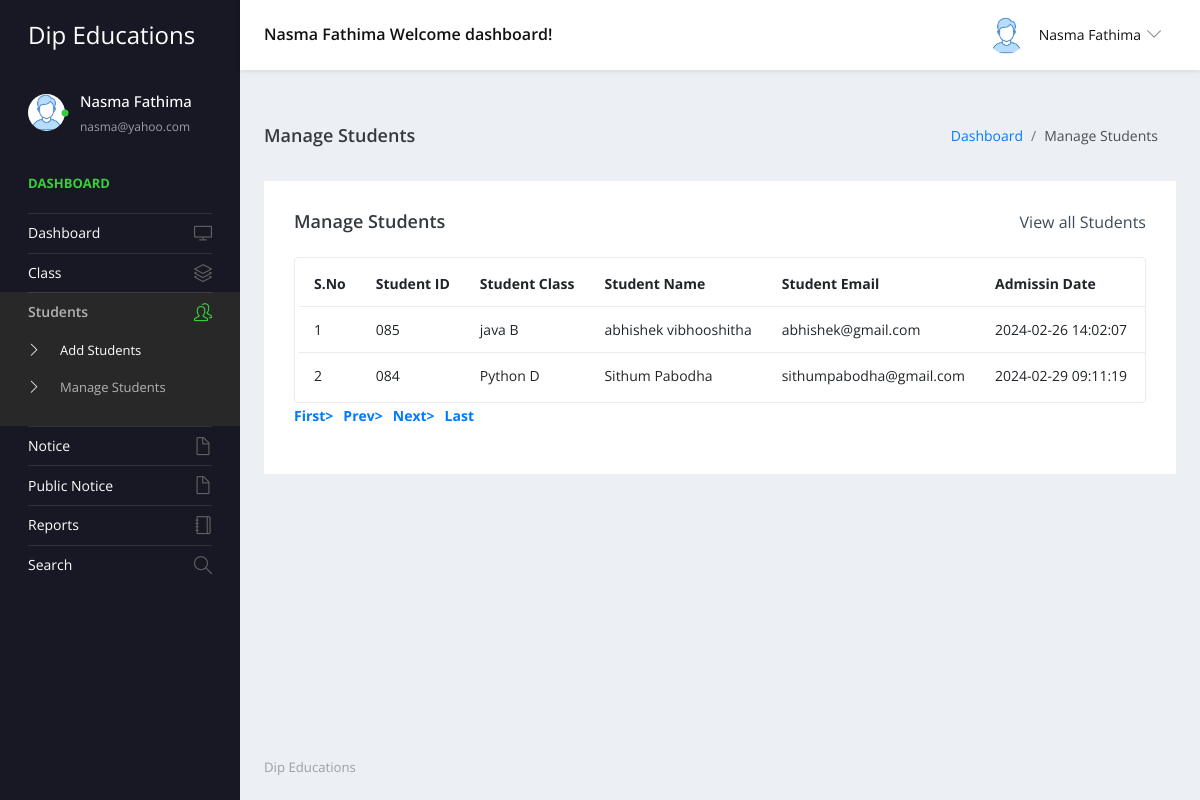
/admin/manage-students.php (signed in), run on the app's committed database.
### tables this page shows
CREATE TABLE `tblstudent` (
  `ID` int(10) NOT NULL,
  `StudentName` varchar(200) DEFAULT NULL,
  `StudentEmail` varchar(200) DEFAULT NULL,
  `StudentClass` varchar(100) DEFAULT NULL,
  `Gender` varchar(50) DEFAULT NULL,
  `DOB` date DEFAULT NULL,
  `StuID` varchar(200) DEFAULT NULL,
  `FatherName` mediumtext DEFAULT NULL,
  `MotherName` mediumtext DEFAULT NULL,
  `ContactNumber` bigint(10) DEFAULT NULL,
  `AltenateNumber` bigint(10) DEFAULT NULL,
  `Address` mediumtext DEFAULT NULL,
  `UserName` varchar(200) DEFAULT NULL,
  `Password` varchar(200) DEFAULT NULL,
  `Image` varchar(200) DEFAULT NULL,
  `DateofAdmission` timestamp NULL DEFAULT current_timestamp()
);

CREATE TABLE `tblclass` (
  `ID` int(5) NOT NULL,
  `ClassName` varchar(50) DEFAULT NULL,
  `Section` varchar(20) DEFAULT NULL,
  `CreationDate` timestamp NULL DEFAULT current_timestamp()
);

### admin/manage-students.php (the view, shortened to what this page needs)
<?php
include('includes/dbconnection.php');
if (strlen($_SESSION['sturecmsaid']==0)) {
  header('location:logout.php');
  } else{
?>
<!DOCTYPE html>
<html lang="en">
  <head>
    <link rel="stylesheet" href="vendors/simple-line-icons/css/simple-line-icons.css">
    <link rel="stylesheet" href="vendors/flag-icon-css/css/flag-icon.min.css">
    <link rel="stylesheet" href="vendors/css/vendor.bundle.base.css">
    <link rel="stylesheet" href="./vendors/daterangepicker/daterangepicker.css">
    <link rel="stylesheet" href="./vendors/chartist/chartist.min.css">
    <link rel="stylesheet" href="./css/style.css">
  </head>
  <body>
    <div class="container-scroller">
     <?php include_once('includes/header.php');?>
      <div class="container-fluid page-body-wrapper">
        <?php include_once('includes/sidebar.php');?>
        <div class="main-panel">
          <div class="content-wrapper">
             <div class="page-header">
              <h3 class="page-title"> Manage Students </h3>
              <nav aria-label="breadcrumb">
                <ol class="breadcrumb">
                  <li class="breadcrumb-item"><a href="dashboard.php">Dashboard</a></li>
                  <li class="breadcrumb-item active" aria-current="page"> Manage Students</li>
                </ol>
              </nav>
            </div>
            <div class="row">
              <div class="col-md-12 grid-margin stretch-card">
                <div class="card">
                  <div class="card-body">
                    <div class="d-sm-flex align-items-center mb-4">
                      <h4 class="card-title mb-sm-0">Manage Students</h4>
                      <a href="#" class="text-dark ml-auto mb-3 mb-sm-0"> View all Students</a>
                    </div>
                    <div class="table-responsive border rounded p-1">
                      <table class="table">
                        <thead>
                          <tr>
                            <th class="font-weight-bold">S.No</th>
                            <th class="font-weight-bold">Student ID</th>
                            <th class="font-weight-bold">Student Class</th>
                            <th class="font-weight-bold">Student Name</th>
                            <th class="font-weight-bold">Student Email</th>
                            <th class="font-weight-bold">Admissin Date</th>
                            <th class="font-weight-bold">Action</th>
                          </tr>
                        </thead>
                        <tbody>
                           <?php
                            if (isset($_GET['pageno'])) {
            $pageno = $_GET['pageno'];
        } else {
            $pageno = 1;
        }
        $no_of_records_per_page = 15;
        $offset = ($pageno-1) * $no_of_records_per_page;
       $ret = "SELECT ID FROM tblstudent";
$query1 = $dbh -> prepare($ret);
$query1->execute();
$total_rows=$query1->rowCount();
$total_pages = ceil($total_rows / $no_of_records_per_page);
$sql="SELECT tblstudent.StuID,tblstudent.ID as sid,tblstudent.StudentName,tblstudent.StudentEmail,tblstudent.DateofAdmission,tblclass.ClassName,tblclass.Section from tblstudent join tblclass on tblclass.ID=tblstudent.StudentClass LIMIT $offset, $no_of_records_per_page";
$query = $dbh -> prepare($sql);
$query->execute();
$results=$query->fetchAll(PDO::FETCH_OBJ);
$cnt=1;
if($query->rowCount() > 0)
{
foreach($results as $row)
{               ?>
                          <tr>
                            <td><?php echo htmlentities($cnt);?></td>
                            <td><?php  echo htmlentities($row->StuID);?></td>
                            <td><?php  echo htmlentities($row->ClassName);?> <?php  echo htmlentities($row->Section);?></td>
                            <td><?php  echo htmlentities($row->StudentName);?></td>
                            <td><?php  echo htmlentities($row->StudentEmail);?></td>
                            <td><?php  echo htmlentities($row->DateofAdmission);?></td>
                            <td>
                            </td>
                          </tr><?php $cnt=$cnt+1;}} ?>
                        </tbody>
                      </table>
                    </div>
                    <div align="left">
    <ul class="pagination" >
        <li><a href="?pageno=1"><strong>First></strong></a></li>
        <li class="<?php if($pageno <= 1){ echo 'disabled'; } ?>">
            <a href="<?php if($pageno <= 1){ echo '#'; } else { echo "?pageno=".($pageno - 1); } ?>"><strong style="padding-left: 10px">Prev></strong></a>
        </li>
        <li class="<?php if($pageno >= $total_pages){ echo 'disabled'; } ?>">
            <a href="<?php if($pageno >= $total_pages){ echo '#'; } else { echo "?pageno=".($pageno + 1); } ?>"><strong style="padding-left: 10px">Next></strong></a>
        </li>
        <li><a href="?pageno=<?php echo $total_pages; ?>"><strong style="padding-left: 10px">Last</strong></a></li>
    </ul>
</div>
                  </div>
                </div>
              </div>
            </div>
          </div>
         <?php include_once('includes/footer.php');?>
        </div>
      </div>
    </div>
  </body>
</html><?php }  ?>

### admin/includes/header.php (shortened to what this page needs)
 <nav class="navbar default-layout-navbar col-lg-12 col-12 p-0 fixed-top d-flex flex-row">
        <div class="navbar-brand-wrapper d-flex align-items-center">
          <a class="navbar-brand brand-logo" href="dashboard.php">
            <strong style="color: white;">Dip Educations</strong>
          </a>
        </div><?php
         $aid= $_SESSION['sturecmsaid'];
$sql="SELECT * from tbladmin where ID=:aid";
$query = $dbh -> prepare($sql);
$query->bindParam(':aid',$aid,PDO::PARAM_STR);
$query->execute();
$results=$query->fetchAll(PDO::FETCH_OBJ);
$cnt=1;
if($query->rowCount() > 0)
{
foreach($results as $row)
{               ?>
        <div class="navbar-menu-wrapper d-flex align-items-center flex-grow-1">
          <h5 class="mb-0 font-weight-medium d-none d-lg-flex"><?php  echo htmlentities($row->AdminName);?> Welcome dashboard!</h5>
          <ul class="navbar-nav navbar-nav-right ml-auto">
            <li class="nav-item dropdown d-none d-xl-inline-flex user-dropdown">
              <a class="nav-link dropdown-toggle" id="UserDropdown" href="#" data-toggle="dropdown" aria-expanded="false">
                <img class="img-xs rounded-circle ml-2" src="images/faces/face8.jpg" alt="Profile image"> <span class="font-weight-normal"> <?php  echo htmlentities($row->AdminName);?> </span></a>
                <?php $cnt=$cnt+1;}} ?>
            </li>
          </ul>
        </div>
      </nav>

### admin/includes/sidebar.php (shortened to what this page needs)
<nav class="sidebar sidebar-offcanvas" id="sidebar">
          <ul class="nav">
            <li class="nav-item nav-profile">
              <a href="#" class="nav-link">
                <div class="profile-image">
                  <img class="img-xs rounded-circle" src="images/faces/face8.jpg" alt="profile image">
                  <div class="dot-indicator bg-success"></div>
                </div>
                <div class="text-wrapper">
                  <?php
         $aid= $_SESSION['sturecmsaid'];
$sql="SELECT * from tbladmin where ID=:aid";
$query = $dbh -> prepare($sql);
$query->bindParam(':aid',$aid,PDO::PARAM_STR);
$query->execute();
$results=$query->fetchAll(PDO::FETCH_OBJ);
$cnt=1;
if($query->rowCount() > 0)
{
foreach($results as $row)
{               ?>
                  <p class="profile-name"><?php  echo htmlentities($row->AdminName);?></p>
                  <p class="designation"><?php  echo htmlentities($row->Email);?></p><?php $cnt=$cnt+1;}} ?>
                </div>
              </a>
            </li>
            <li class="nav-item nav-category">
              <span class="nav-link">Dashboard</span>
            </li>
            <li class="nav-item">
              <a class="nav-link" href="dashboard.php">
                <span class="menu-title">Dashboard</span>
                <i class="icon-screen-desktop menu-icon"></i>
              </a>
            </li>
            <li class="nav-item">
              <a class="nav-link" data-toggle="collapse" href="#ui-basic" aria-expanded="false" aria-controls="ui-basic">
                <span class="menu-title">Class</span>
                <i class="icon-layers menu-icon"></i>
              </a>
            </li>
            <li class="nav-item">
              <a class="nav-link" data-toggle="collapse" href="#ui-basic1" aria-expanded="false" aria-controls="ui-basic1">
                <span class="menu-title">Students</span>
                <i class="icon-people menu-icon"></i>
              </a>
              <div class="collapse" id="ui-basic1">
                <ul class="nav flex-column sub-menu">
                  <li class="nav-item"> <a class="nav-link" href="add-students.php">Add Students</a></li>
                  <li class="nav-item"> <a class="nav-link" href="manage-students.php">Manage Students</a></li>
                </ul>
              </div>
            </li>
            <li class="nav-item">
              <a class="nav-link" data-toggle="collapse" href="#auth" aria-expanded="false" aria-controls="auth">
                <span class="menu-title">Notice</span>
                <i class="icon-doc menu-icon"></i>
              </a>
            </li>
            <li class="nav-item">
              <a class="nav-link" data-toggle="collapse" href="#auth1" aria-expanded="false" aria-controls="auth">
                <span class="menu-title">Public Notice</span>
                <i class="icon-doc menu-icon"></i>
              </a>
            </li>
              <li class="nav-item">
              <a class="nav-link" href="between-dates-reports.php">
                <span class="menu-title">Reports</span>
                <i class="icon-notebook menu-icon"></i>
              </a>
            </li>
            <li class="nav-item">
              <a class="nav-link" href="search.php">
                <span class="menu-title">Search</span>
                <i class="icon-magnifier menu-icon"></i>
              </a>
            </li>
          </ul>
        </nav>

### admin/includes/footer.php
<footer class="footer">
            <div class="d-sm-flex justify-content-center justify-content-sm-between">
              <span class="text-muted d-block text-center text-sm-left d-sm-inline-block" style="color: blue;">Dip Educations</span>
            </div>
          </footer>

### data on the page
tblstudent: StuID "085", tblclass.ClassName "java", tblclass.Section "B", StudentName "abhishek vibhooshitha", StudentEmail "abhishek@gmail.com", DateofAdmission "2024-02-26 14:02:07"
tblstudent: StuID "084", tblclass.ClassName "Python", tblclass.Section "D", StudentName "Sithum Pabodha", StudentEmail "sithumpabodha@gmail.com", DateofAdmission "2024-02-29 09:11:19"

### other printed values
$row->AdminName "Nasma Fathima"
$row->Email "nasma@yahoo.com"
